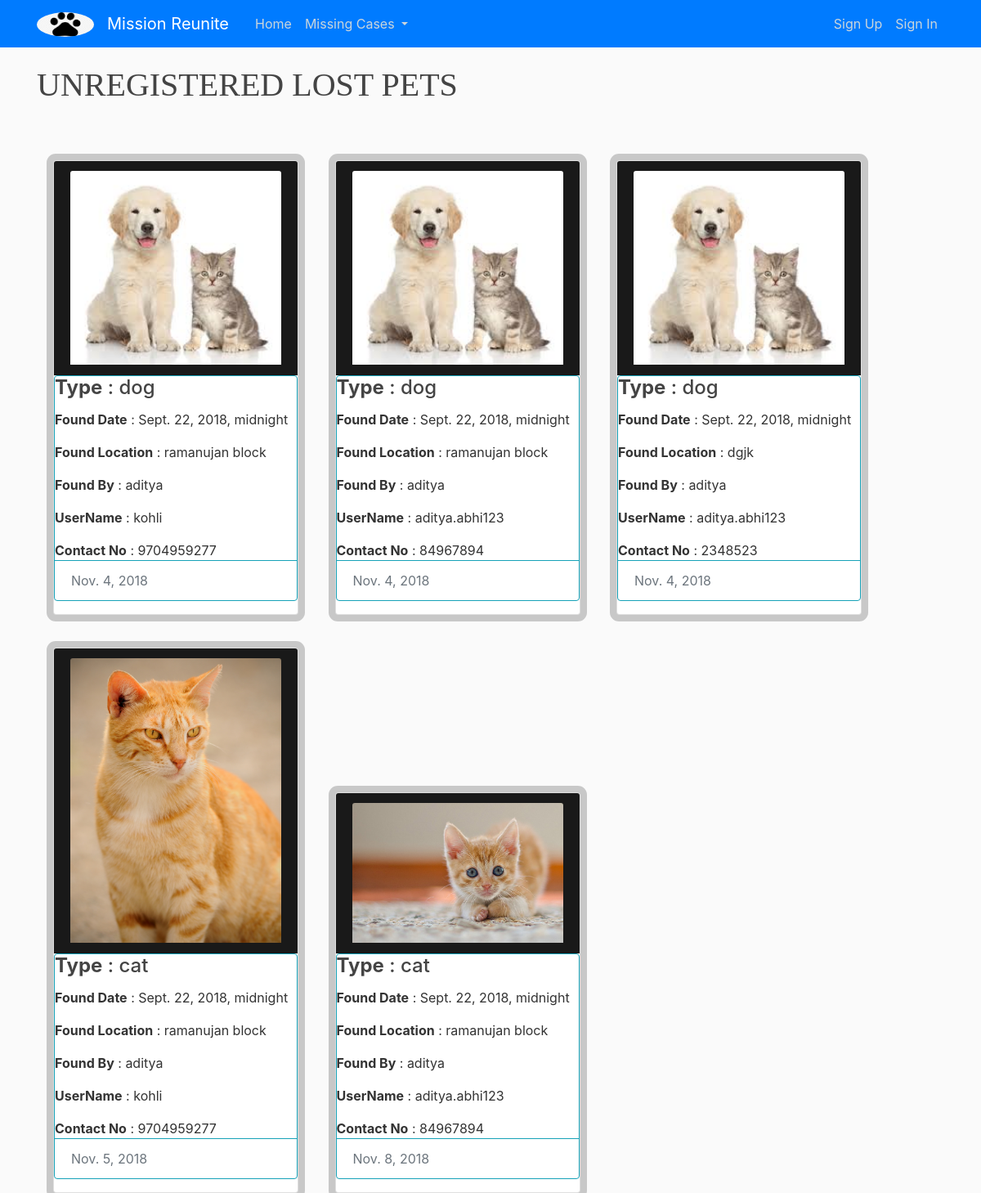
Screenshot of /case/case_finder_list with the database file from the repository.
### pop/models.py (models this page shows, shortened)
class Case(models.Model):
    pet_name = models.CharField(max_length=30)
    pet_type = models.CharField(max_length=30,null=True)
    pet_breed = models.CharField(max_length=30,null=True,blank=True)
    lost_date = models.DateTimeField(null=True)
    lost_location = models.CharField(max_length=30)
    pet_image = models.ImageField(default='default.jpg',upload_to='images_pets') #requires pillow
    filed_date = models.DateField(default=timezone.now)
    reward = models.IntegerField(null=True,blank=True)
    user_contact_no = models.IntegerField(null=True)
    user_address = models.CharField(max_length=40,null=True)
    user = models.ForeignKey(User, on_delete=models.CASCADE, null=True)
    founder_id = models.IntegerField(null=True)
    founder_username = models.CharField(max_length=30,null=True)
    citizen_name = models.CharField(max_length=30,null=True)
    citizen_phone = models.IntegerField(null=True)
    found_location = models.CharField(max_length=60,null=True)
    found_date = models.DateTimeField(null=True)
    found_pet_image = models.ImageField(default='default.jpg',upload_to='images_pets')
    found_status = models.BooleanField(default=False)
    confirmed_status = models.BooleanField(default=False)

### pop/views.py (the view)
# urls.py: path('case_finder_list',CaseFinderListView.as_view(),name='case_finder_list'),
class CaseFinderListView(ListView):
    model = Case
    template_name = 'casefinderlist.html' # <app>/<model>_<viewtype>.html is looked up by class-based views #actually this line is not required since html is already names as case_list.html
    context_object_name = 'cases' #see y to use this line
    queryset=Case.objects.filter(confirmed_status = False)

### pop/templates/pop/casefinderlist.html (shortened to what this page needs)
{% extends "home.html" %}
{% block content %}
<h1 style="font-family: 'Times New Roman', Times, serif">
  UNREGISTERED LOST PETS
</h1>
<div  class="w3-container" style="display : inline-block; margin-top : 20px">
  {% for case in object_list %}
  {% if case.user == None %}
  <div class="card text-xs-center" style="box-shadow: 0 0 0 8px rgba(0, 0, 0, 0.2);width:300px;display:inline-block;margin-right: 20px; margin-top: 40px;margin-left: 20px">
    <div class="card-header" style="color:white;background-color:rgba(0, 0, 0, 0.9);">
        <img class="card-img-top" src="{{ case.found_pet_image.url }}" alt="Card image cap">
    </div>
      <div class="card border-info mb-3">
    <div class="card-block mdl-button"  style="width: 18rem;">
        <h4 class="card-title"><b>Type</b> : {{ case.pet_type }}</h4>
        <p class="card-text"><b>Found Date</b> : {{ case.found_date }}</p>
        <p class="card-text"><b>Found Location</b> : {{ case.found_location }}</p>
        <p class="card-text"><b>Found By</b> : {{ case.citizen_name }}</p>
        <p class="card-text"><b>UserName</b> : {{ case.founder_username }}</p>
        <p class="card-text"><b>Contact No</b> : {{ case.citizen_phone }}</p>
    </div>
    <div class="card-footer text-muted bg-transparent border-info">
      {{case.filed_date}}
    </div>
    </div>
  </div>
  {% endif %}
  {% endfor %}
  </div>
{% endblock %}

### users/templates/users/home.html (shortened to what this page needs)
<!DOCTYPE html>
<html lang="en">
<head>
  {% load static %}
  <link rel="stylesheet" href="{% static 'css/bootstrap.min.css' %}">
  <link rel="stylesheet" href="{% static 'css/main.css' %}">
  <link rel="stylesheet" href="{% static 'css/dropdown.css' %}">
 <link rel="stylesheet" href="{% static 'css/background.css' %}">
</head>
<body  background="{% static 'images/back.jpg' %} ">
  <header class="site-header">
        <nav class="navbar navbar-expand-md  fixed-top navbar-dark bg-primary">
          <div class="container">
          <a class="navbar-brand " href="{% url 'mainhome' %}">
            <img  class="rounded-circle account-img" src="{% static 'images/logo.png' %}" width="70" height="30" alt="">
          </a>
          <a class="navbar-brand mr-4" href="{% url 'mainhome' %}">Mission Reunite</a>
                <div class="collapse navbar-collapse" id="navbarToogle">
                  <ul class="navbar-nav mr-auto">
                      <a class="nav-item nav-link" href="{% url 'mainhome' %}">Home <span class="sr-only">(current)</span></a>
                    <li class="nav-item dropdown ">
                            <a class="nav-item nav-link dropdown-toggle" href="#" id="navbarDropdown" role="button" data-toggle="dropdown" aria-haspopup="true" aria-expanded="false">
                              Missing Cases
                            </a>
                          </li>
                  </ul>
                  <div class="navbar-nav">
                    {% if user.is_authenticated %}
                        <a class="nav-item nav-link" href="{% url 'signout' %}">SignOut</a>
                        <a class="nav-item nav-link" href="{% url 'profile' %}">Profile</a>
                    {% else %}
                       <a class="nav-item nav-link" href="{% url 'signup' %}">Sign Up</a>
                       <a class="nav-item nav-link" href="{% url 'signin' %}">Sign In</a>
                    {% endif %}
                  </div>
                </div>
                </div>
              </nav>
            </header>
            <div class="container">
                {% block content %}{% endblock%}
           </div>
</body>
</html>

### pop/static/css/main.css (style rules this page uses)
h1, h2, h3, h4, h5, h6 { color: #444444; }
ul { margin: 0; }
.site-header .navbar-nav .nav-link { color: #cbd5db; }

### pop/static/css/background.css (style rules this page uses)
body { background: #fafafa; color: #333333; margin-top: 5rem; background-position: center; background-repeat: no-repeat; background-size: cover; background-attachment: fixed; }

### rows the page displays
Case: found_pet_image (placeholder picture), pet_type "dog", found_date "Sept. 22, 2018, midnight", found_location "ramanujan block", citizen_name "aditya", founder_username "kohli", citizen_phone "9704959277", filed_date "Nov. 4, 2018"
Case: found_pet_image (placeholder picture), pet_type "dog", found_date "Sept. 22, 2018, midnight", found_location "ramanujan block", citizen_name "aditya", founder_username "aditya.abhi123", citizen_phone "84967894", filed_date "Nov. 4, 2018"
Case: found_pet_image (placeholder picture), pet_type "dog", found_date "Sept. 22, 2018, midnight", found_location "dgjk", citizen_name "aditya", founder_username "aditya.abhi123", citizen_phone "2348523", filed_date "Nov. 4, 2018"
Case: found_pet_image (picture), pet_type "cat", found_date "Sept. 22, 2018, midnight", found_location "ramanujan block", citizen_name "aditya", founder_username "kohli", citizen_phone "9704959277", filed_date "Nov. 5, 2018"
Case: found_pet_image (picture), pet_type "cat", found_date "Sept. 22, 2018, midnight", found_location "ramanujan block", citizen_name "aditya", founder_username "aditya.abhi123", citizen_phone "84967894", filed_date "Nov. 8, 2018"
